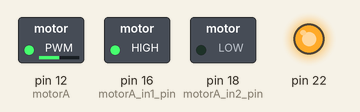
Simulated run of this program. Board: Raspberry Pi (header pin numbers). On the bench: switched loads named in the program (green lamp = pin HIGH), output pins drawn as LEDs (lit = HIGH). At 1.0 s the program stops and its outputs stay as they are.

Above: at 0.1 s.
Timing chart, 0 to 1.6 s (numbered marks = the images above):
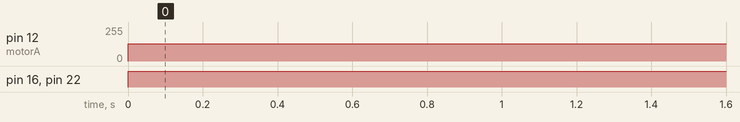

Measured:
- by itself, pin 12 (motorA): 0/255 → 128/255 at 0.00 s
- by itself, pin 16 (motorA_in1_pin), pin 22: LOW → HIGH at 0.00 s

The program:

mobilityControl.py
```python
##
## DC motor control with TB6612FNG dual h-bridge motor controller
##

from time import sleep
import RPi.GPIO as GPIO

GPIO.setmode(GPIO.BOARD)
GPIO.setwarnings(False);

# PWM Frequency
pwmFreq = 100

# Setup pins
GPIO.setup(22, GPIO.OUT)    # STBY

motorA_in1_pin = 16
motorA_in2_pin = 18
GPIO.setup(12, GPIO.OUT)    # PWMA
GPIO.setup(motorA_in2_pin, GPIO.OUT)    # AIN2
GPIO.setup(motorA_in1_pin, GPIO.OUT)    # AIN1
motorA = GPIO.PWM(12, pwmFreq)    # pin 18 to PWM
motorA.start(100)
motorA.ChangeDutyCycle(0)

# motorB_in1_pin = 15
# motorB_in2_pin = 19
# GPIO.setup(motorB_in1_pin, GPIO.OUT)    # BIN1
# GPIO.setup(motorB_in2_pin, GPIO.OUT)    # BIN2
# GPIO.setup(11, GPIO.OUT)    # PWMB
# motorB = GPIO.PWM(11, pwmFreq)    # pin 13 to PWM
# motorB.start(100)
# motorB.ChangeDutyCycle(0)

## Functions
#################################################################
def motorA_forward():
    GPIO.output(motorA_in1_pin, True)
    GPIO.output(motorA_in2_pin, False)


def motorA_reverse():
    GPIO.output(motorA_in1_pin, False)
    GPIO.output(motorA_in2_pin, True)

# def motorB_forward():
#     GPIO.output(motorB_in1_pin, True)
#     GPIO.output(motorB_in2_pin, False)

# def motorB_reverse():
#     GPIO.output(motorB_in1_pin, False)
#     GPIO.output(motorB_in2_pin, True)


def motorStop():
    GPIO.output(22, GPIO.LOW)

## Main
#################################################################

GPIO.output(22, GPIO.HIGH)
motorA.ChangeDutyCycle(50)
motorA_forward()
sleep(1)
# motorA_reverse()
# sleep(1)

# motorB.ChangeDutyCycle(50)
# motorB_forward()
# sleep(1)
# motorB_reverse()
# sleep(1)
```
